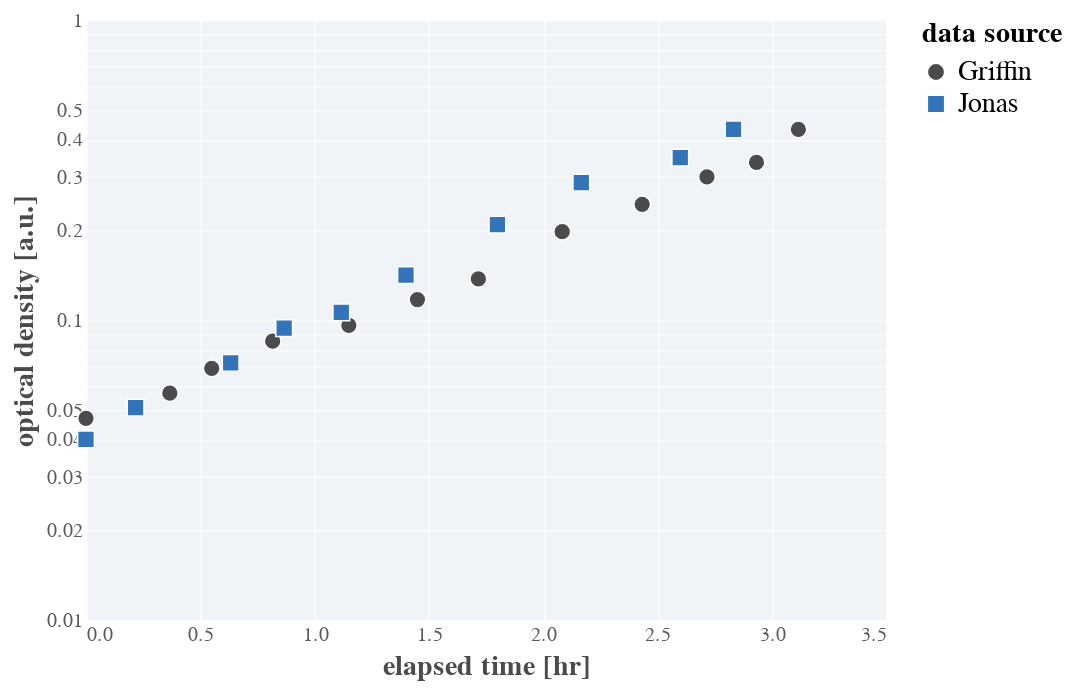

The notebook cell this image was saved under:
### Markdown cell above
## January 15 Growth Data
Jonas shared with me a dataset of bacterial growth curves obtained on a variety of well-defined carbon substrates. I tidied up the data so it's more easily readable, which we load and plot below.

### Code cell
# Load the data 
gold_std = pd.read_csv('../../data/carbon_source_growth_data.csv')
data = pd.read_csv('../../data/2021-01-15_glucose_growth.csv')

# Convert my minute tracking to hours
data['elapsed_time_hr'] = data['elapsed_time_min'].values / 60
data.drop(columns=['elapsed_time_min'], inplace=True)
data.rename(columns={'od_600nm':'od_600'}, inplace=True)

# Drop points below 0.4 and rescale time
data = data[data['od_600'] >= 0.04]
data['elapsed_time_hr'] -= data['elapsed_time_hr'].min()

# Add identifiers
data['source'] = 'Griffin'
gold_std['source'] = 'Jonas'

# Restrict to glucose
gold_std = gold_std[gold_std['carbon_source']=='glucose']

# Merge
merged = pd.concat([data, gold_std], sort=False)

# Set up the plot base.
base = alt.Chart(merged).encode(
        x=alt.X(field='elapsed_time_hr', type='quantitative', title='elapsed time [hr]'),
        y=alt.Y(field='od_600', type='quantitative', title='optical density [a.u.]',
               scale=alt.Scale(type='log')),
        shape=alt.Shape(field='source', type='nominal'),
        color=alt.Color(field='source', type='nominal', title='data source')
)
points = base.mark_point(size=70)
points

### Figure 1 — Vega-Lite specification as saved in the notebook (floating-point values rounded to 4 significant figures)
{"config": {"background": "white", "group": {"fill": "white"}, "view": {"strokeWidth": 0, "height": 300, "width": 400, "fill": "#f0f3f7"}, "point": {"size": 40, "filled": true, "opacity": 1, "strokeWidth": 0.75, "stroke": "#FFFFFF"}, "square": {"size": 40, "filled": true, "opacity": 1, "strokeWidth": 0.75, "stroke": "#FFFFFF"}, "circle": {"size": 40, "filled": true, "opacity": 1, "strokeWidth": 0.75, "stroke": "#FFFFFF"}, "line": {"size": 2}, "axis": {"domainColor": "#ffffff", "domainWidth": 0.5, "labelColor": "#5b5b5b", "labelFontSize": 10, "labelFont": "Nunito", "titleFont": "Nunito", "titleFontWeight": 700, "titleFontSize": 14, "titleColor": "#4b4b4b", "grid": true, "gridColor": "#ffffff", "gridWidth": 0.5, "ticks": false}, "range": {"category": ["#4c4b4c", "#3373ba", "#5cb75b", "#d8534f", "#8066ad", "#f0ad4d"]}, "legend": {"labelFontSize": 14, "labelFont": "Nunito", "titleFont": "Nunito", "titleFontSize": 14, "titleFontWeight": 700, "titleFontColor": "#44b4b4b", "symbolSize": 75}, "title": {"font": "Nunito", "fontWeight": 700, "fontSize": 14, "fontColor": "#4b4b4b"}}, "data": {"name": "data-8d3e1a38470ca3dc4f875e5d79fc5849"}, "mark": {"type": "point", "size": 70}, "encoding": {"color": {"type": "nominal", "field": "source", "title": "data source"}, "shape": {"type": "nominal", "field": "source"}, "x": {"type": "quantitative", "field": "elapsed_time_hr", "title": "elapsed time [hr]"}, "y": {"type": "quantitative", "field": "od_600", "scale": {"type": "log"}, "title": "optical density [a.u.]"}}, "$schema": "https://vega.github.io/schema/vega-lite/v4.8.1.json", "datasets": {"data-8d3e1a38470ca3dc4f875e5d79fc5849": [{"clock_time": "13:37", "carbon_source": "glucose", "od_600": 0.047, "date": "2021-01-15", "elapsed_time_hr": 0.0, "source": "Griffin"}, {"clock_time": "13:59", "carbon_source": "glucose", "od_600": 0.057, "date": "2021-01-15", "elapsed_time_hr": 0.3667, "source": "Griffin"}, {"clock_time": "14:10", "carbon_source": "glucose", "od_600": 0.069, "date": "2021-01-15", "elapsed_time_hr": 0.55, "source": "Griffin"}, {"clock_time": "14:26", "carbon_source": "glucose", "od_600": 0.085, "date": "2021-01-15", "elapsed_time_hr": 0.8167, "source": "Griffin"}, {"clock_time": "14:46", "carbon_source": "glucose", "od_600": 0.096, "date": "2021-01-15", "elapsed_time_hr": 1.15, "source": "Griffin"}, {"clock_time": "15:04", "carbon_source": "glucose", "od_600": 0.117, "date": "2021-01-15", "elapsed_time_hr": 1.45, "source": "Griffin"}, {"clock_time": "15:21", "carbon_source": "glucose", "od_600": 0.137, "date": "2021-01-15", "elapsed_time_hr": 1.717, "source": "Griffin"}, {"clock_time": "15:43", "carbon_source": "glucose", "od_600": 0.197, "date": "2021-01-15", "elapsed_time_hr": 2.083, "source": "Griffin"}, {"clock_time": "16:04", "carbon_source": "glucose", "od_600": 0.243, "date": "2021-01-15", "elapsed_time_hr": 2.433, "source": "Griffin"}, {"clock_time": "16:21", "carbon_source": "glucose", "od_600": 0.3, "date": "2021-01-15", "elapsed_time_hr": 2.717, "source": "Griffin"}, {"clock_time": "16:34", "carbon_source": "glucose", "od_600": 0.335, "date": "2021-01-15", "elapsed_time_hr": 2.933, "source": "Griffin"}, {"clock_time": "16:43", "carbon_source": "glucose", "od_600": 0.432, "date": "2021-01-15", "elapsed_time_hr": 3.117, "source": "Griffin"}, {"clock_time": "10:43", "carbon_source": "glucose", "od_600": 0.04, "date": null, "elapsed_time_hr": 0.0, "source": "Jonas"}, {"clock_time": "10:56", "carbon_source": "glucose", "od_600": 0.051, "date": null, "elapsed_time_hr": 0.217, "source": "Jonas"}, {"clock_time": "11:21", "carbon_source": "glucose", "od_600": 0.072, "date": null, "elapsed_time_hr": 0.633, "source": "Jonas"}, {"clock_time": "11:35", "carbon_source": "glucose", "od_600": 0.094, "date": null, "elapsed_time_hr": 0.867, "source": "Jonas"}, {"clock_time": "11:50", "carbon_source": "glucose", "od_600": 0.106, "date": null, "elapsed_time_hr": 1.117, "source": "Jonas"}, {"clock_time": "12:07", "carbon_source": "glucose", "od_600": 0.141, "date": null, "elapsed_time_hr": 1.4, "source": "Jonas"}, {"clock_time": "12:31", "carbon_source": "glucose", "od_600": 0.208, "date": null, "elapsed_time_hr": 1.8, "source": "Jonas"}, {"clock_time": "12:53", "carbon_source": "glucose", "od_600": 0.287, "date": null, "elapsed_time_hr": 2.167, "source": "Jonas"}, {"clock_time": "13:09", "carbon_source": "glucose", "od_600": 0.348, "date": null, "elapsed_time_hr": 2.6, "source": "Jonas"}, {"clock_time": "13:23", "carbon_source": "glucose", "od_600": 0.432, "date": null, "elapsed_time_hr": 2.833, "source": "Jonas"}]}}
